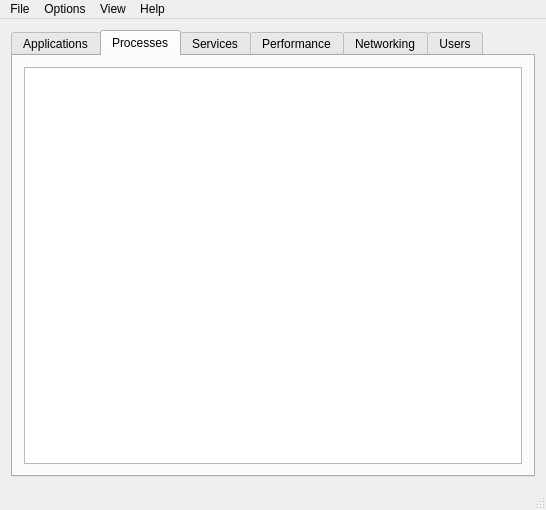
<?xml version="1.0" encoding="UTF-8"?>
<ui version="4.0">
 <class>MainWindow</class>
 <widget class="QMainWindow" name="MainWindow">
  <property name="geometry">
   <rect>
    <x>0</x>
    <y>0</y>
    <width>546</width>
    <height>510</height>
   </rect>
  </property>
  <property name="windowTitle">
   <string>Overseer</string>
  </property>
  <widget class="QWidget" name="centralWidget">
   <layout class="QHBoxLayout" name="horizontalLayout">
    <item>
     <widget class="QTabWidget" name="tabWidget">
      <property name="currentIndex">
       <number>1</number>
      </property>
      <widget class="QWidget" name="tab">
       <attribute name="title">
        <string>Applications</string>
       </attribute>
      </widget>
      <widget class="QWidget" name="tabProcesses">
       <attribute name="title">
        <string>Processes</string>
       </attribute>
       <layout class="QVBoxLayout" name="verticalLayout">
        <item>
         <widget class="QListWidget" name="listWidget"/>
        </item>
       </layout>
      </widget>
      <widget class="QWidget" name="tab_3">
       <attribute name="title">
        <string>Services</string>
       </attribute>
      </widget>
      <widget class="QWidget" name="tab_4">
       <attribute name="title">
        <string>Performance</string>
       </attribute>
      </widget>
      <widget class="QWidget" name="tab_5">
       <attribute name="title">
        <string>Networking</string>
       </attribute>
      </widget>
      <widget class="QWidget" name="tab_6">
       <attribute name="title">
        <string>Users</string>
       </attribute>
      </widget>
     </widget>
    </item>
   </layout>
  </widget>
  <widget class="QStatusBar" name="statusBar"/>
  <widget class="QMenuBar" name="menuBar">
   <property name="geometry">
    <rect>
     <x>0</x>
     <y>0</y>
     <width>546</width>
     <height>31</height>
    </rect>
   </property>
   <widget class="QMenu" name="menuFile">
    <property name="title">
     <string>File</string>
    </property>
   </widget>
   <widget class="QMenu" name="menuOptions">
    <property name="title">
     <string>Options</string>
    </property>
   </widget>
   <widget class="QMenu" name="menuView">
    <property name="title">
     <string>View</string>
    </property>
   </widget>
   <widget class="QMenu" name="menuHelp">
    <property name="title">
     <string>Help</string>
    </property>
   </widget>
   <addaction name="menuFile"/>
   <addaction name="menuOptions"/>
   <addaction name="menuView"/>
   <addaction name="menuHelp"/>
  </widget>
 </widget>
 <layoutdefault spacing="6" margin="11"/>
 <resources/>
 <connections/>
</ui>
